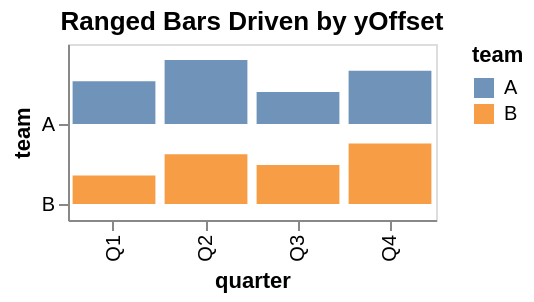

Vega-Lite specification for this chart:
### Vega specification from a JSON file in a GitHub repository (floating-point values rounded to 4 significant figures)
{"$schema": "https://vega.github.io/schema/vega/v6.json", "background": "white", "padding": 5, "title": {"text": "Ranged Bars Driven by yOffset", "frame": "group"}, "style": "cell", "data": [{"name": "source_0", "values": [{"quarter": "Q1", "team": "A", "score": 12}, {"quarter": "Q2", "team": "A", "score": 18}, {"quarter": "Q3", "team": "A", "score": 9}, {"quarter": "Q4", "team": "A", "score": 15}, {"quarter": "Q1", "team": "B", "score": 8}, {"quarter": "Q2", "team": "B", "score": 14}, {"quarter": "Q3", "team": "B", "score": 11}, {"quarter": "Q4", "team": "B", "score": 17}]}, {"name": "data_0", "source": "source_0", "transform": [{"type": "filter", "expr": "isValid(datum[\"score\"]) && isFinite(+datum[\"score\"])"}]}], "signals": [{"name": "x_step", "value": 46}, {"name": "width", "update": "bandspace(domain('x').length, 0.1, 0.05) * x_step"}, {"name": "y_step", "value": 40}, {"name": "height", "update": "bandspace(domain('y').length, 0.2, 0.2) * y_step"}], "marks": [{"name": "marks", "type": "rect", "style": ["bar"], "from": {"data": "data_0"}, "encode": {"update": {"opacity": {"value": 0.8}, "fill": {"scale": "color", "field": "team"}, "ariaRoleDescription": {"value": "bar"}, "description": {"signal": "\"quarter: \" + (isValid(datum[\"quarter\"]) ? isArray(datum[\"quarter\"]) ? join(datum[\"quarter\"], ' ') : datum[\"quarter\"] : \"\"+datum[\"quarter\"]) + \"; team: \" + (isValid(datum[\"team\"]) ? isArray(datum[\"team\"]) ? join(datum[\"team\"], ' ') : datum[\"team\"] : \"\"+datum[\"team\"]) + \"; score: \" + (format(datum[\"score\"], \"\"))"}, "x": {"scale": "x", "field": "quarter"}, "width": {"signal": "max(0.25, bandwidth('x'))"}, "y": {"scale": "y", "field": "team", "offset": {"scale": "yOffset", "field": "score"}}, "y2": {"scale": "y", "field": "team", "offset": {"scale": "yOffset", "value": 0}}}}}], "scales": [{"name": "x", "type": "band", "domain": {"data": "data_0", "field": "quarter", "sort": true}, "range": {"step": {"signal": "x_step"}}, "paddingInner": 0.1, "paddingOuter": 0.05}, {"name": "y", "type": "band", "domain": {"data": "data_0", "field": "team", "sort": true}, "range": {"step": {"signal": "y_step"}}, "paddingInner": 0.2, "paddingOuter": 0.2}, {"name": "yOffset", "type": "linear", "domain": {"data": "data_0", "field": "score"}, "range": [{"signal": "bandwidth('y')"}, 0], "zero": true}, {"name": "color", "type": "ordinal", "domain": {"data": "data_0", "field": "team", "sort": true}, "range": "category"}], "axes": [{"scale": "x", "orient": "bottom", "grid": false, "title": "quarter", "labelAlign": "right", "labelAngle": 270, "labelBaseline": "middle", "zindex": 0}, {"scale": "y", "orient": "left", "grid": false, "title": "team", "bandPosition": 1, "encode": {"labels": {"update": {"y": {"scale": "y", "signal": "datum.value", "band": 1}}}}, "zindex": 0}], "legends": [{"fill": "color", "symbolType": "square", "title": "team", "encode": {"symbols": {"update": {"opacity": {"value": 0.8}}}}}]}
